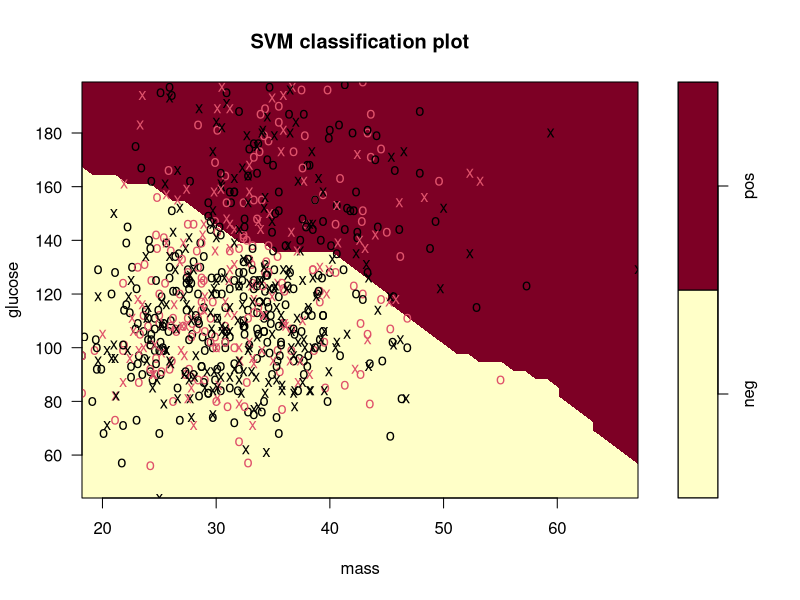

The R source for this figure:
## ---- chunk 1
library(mlbench)
data("PimaIndiansDiabetes2")
head(PimaIndiansDiabetes2)
dim(PimaIndiansDiabetes2)
newData <- subset(PimaIndiansDiabetes2, select = c(glucose, mass, diabetes))
newData
## ---- chunk 2
n=round(nrow(newData)*0.75)
n
## ---- chunk 3
set.seed(12345)
sample = sample(seq_len(nrow(newData)), size = n)
## ---- chunk 4
train = newData[sample,]
dim(train)
test = newData[-sample,]
dim(test)
## ---- chunk 5
library(e1071)
data_SVM <- svm(factor(diabetes) ~., data = train, probability=T)
head(data_SVM)
print(data_SVM)
plot(data_SVM, newData)
